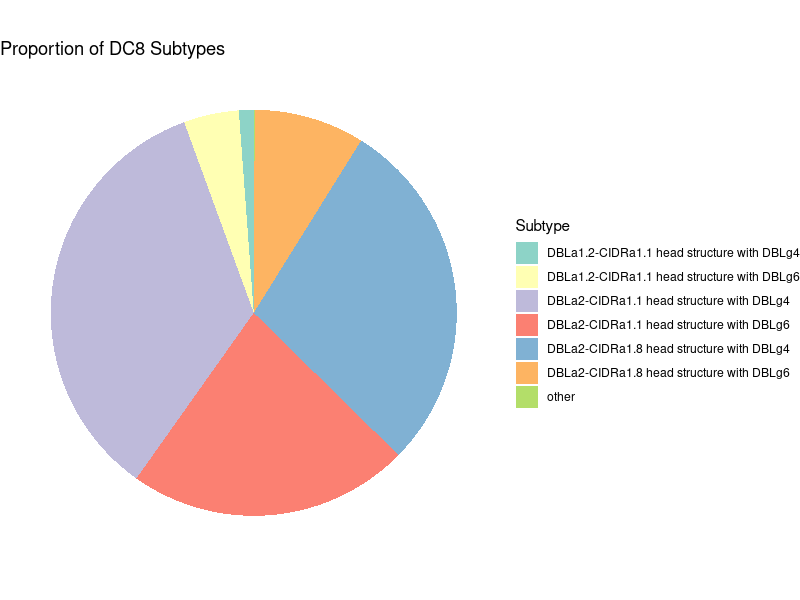
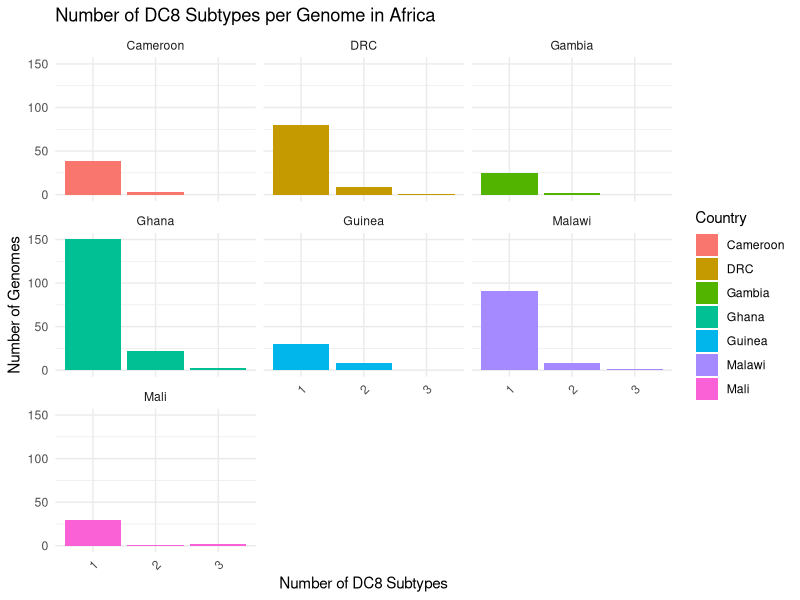
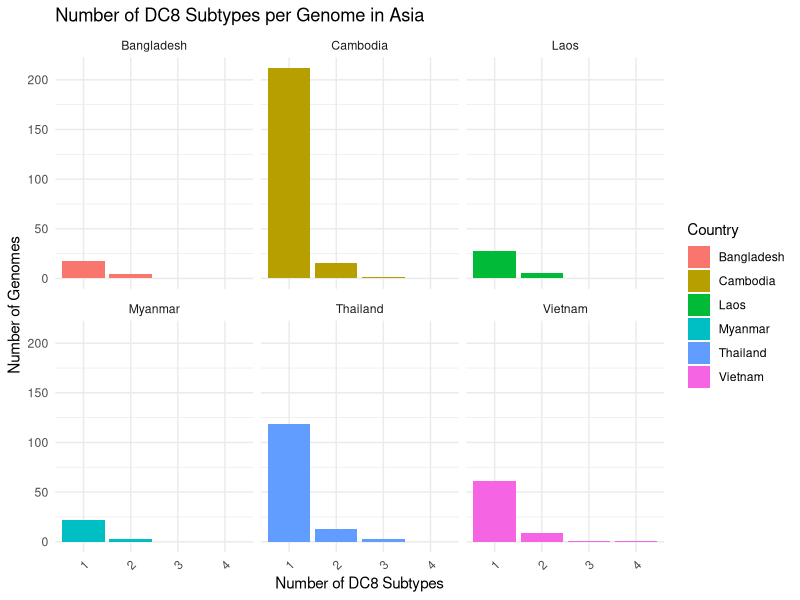
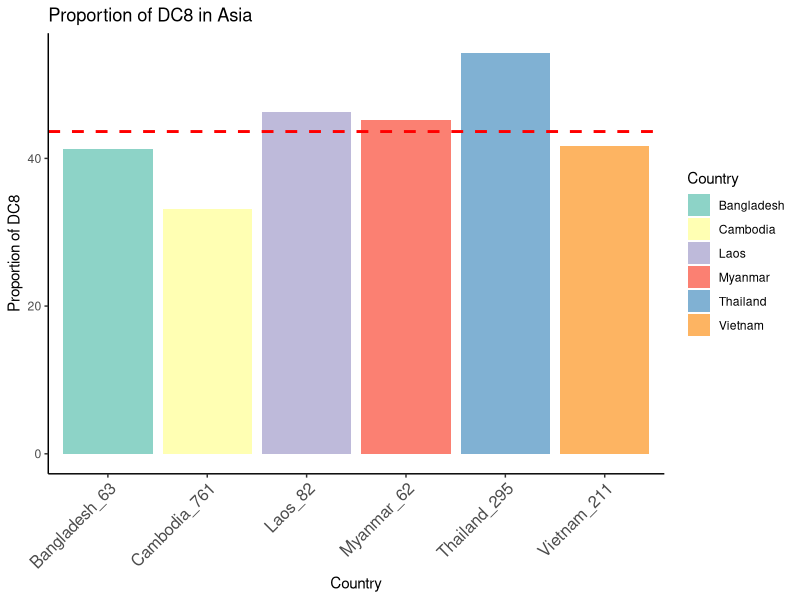
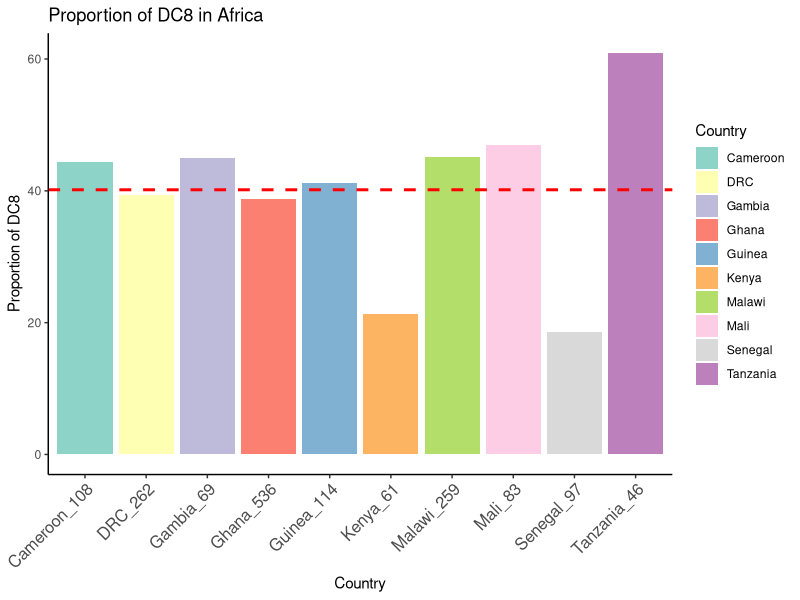
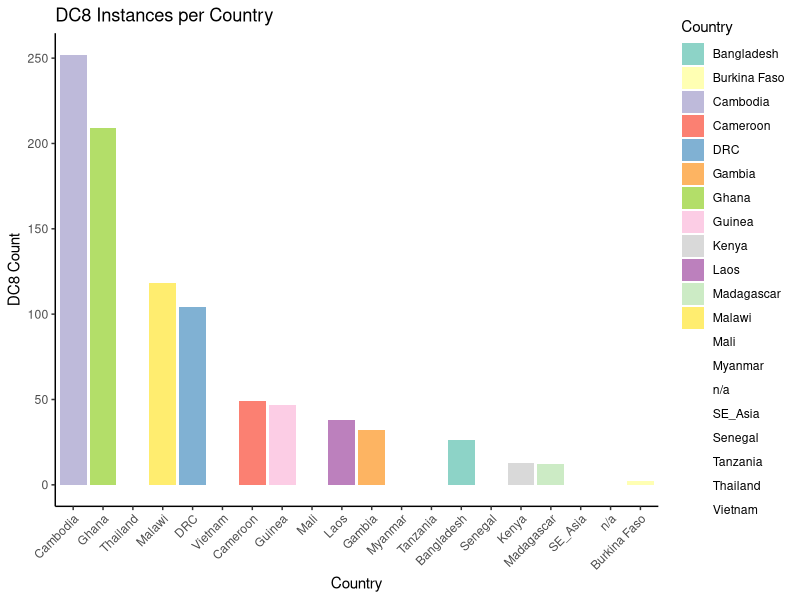

Here is the R script that generated these plots, in order:
# ---------------------------------------------
# Load Libraries
# ---------------------------------------------
if (!require("tidyverse")) install.packages("tidyverse")
if (!require("RColorBrewer")) install.packages("RColorBrewer")

library(tidyverse)
library(RColorBrewer)

# ---------------------------------------------
# Set Working Directory & Load Data
# ---------------------------------------------
setwd("~/Documents/Dissertation/Data/Unprocessed Data")

DC8data <- read_csv("normalised.fulldataset.DC8_metadata_genes.csv") %>%
  rename(Subtype = updated_Subtype)

allgenomes <- read_csv("all_genomes_metadata.csv")

# ---------------------------------------------
# Country Sample Size Summary
# ---------------------------------------------
country_sample_size <- allgenomes %>%
  count(Country, name = "Sample_Count")

# ---------------------------------------------
# Geographic Distribution of DC8 Samples
# ---------------------------------------------
DC8countries <- DC8data %>%
  count(Country, Continent, name = "count") %>%
  mutate(total = nrow(DC8data),
         percentage = (count / total) * 100)

# ---------------------------------------------
# Helper Function: Subtype Summary by Country
# ---------------------------------------------
summarise_subtypes_by_country <- function(data, country, total_rows) {
  data %>%
    filter(Country == country) %>%
    mutate(total_country_rows = n()) %>%
    group_by(Region, Subtype) %>%
    summarise(
      TotalN = n(),
      Percentage_Of_Overall = TotalN / total_rows * 100,
      Percentage_Of_Country = TotalN / unique(total_country_rows) * 100,
      Subtype_Count = n_distinct(Subtype),
      Subtypes = toString(unique(Subtype)),
      Genome_Count = n_distinct(Genome),
      Genomes = toString(unique(Genome)),
      .groups = "drop"
    )
}

Ghana_summary <- summarise_subtypes_by_country(DC8data, "Ghana", nrow(DC8data))
Cambodia_summary <- summarise_subtypes_by_country(DC8data, "Cambodia", nrow(DC8data))

# ---------------------------------------------
# Subtype Distribution (Overall)
# ---------------------------------------------
DC8subtypes <- DC8data %>%
  group_by(Subtype) %>%
  summarise(
    number = n(),
    TotalN = nrow(DC8data),
    percentage = (number / TotalN) * 100,
    genome_count = n_distinct(Genome),
    genomes = toString(unique(Genome)),
    .groups = "drop"
  )

ggplot(DC8subtypes, aes(x = "", y = percentage, fill = Subtype)) +
  geom_col(width = 1) +
  coord_polar(theta = "y") +
  theme_void() +
  labs(title = "Proportion of DC8 Subtypes") +
  scale_fill_brewer(palette = "Set3")

# ---------------------------------------------
# Subtypes per Genome - Filtered by Country Sample Size
# ---------------------------------------------
filter_genome_subtypes <- function(data, region_filter = NULL) {
  data %>%
    filter(if (!is.null(region_filter)) Continent == region_filter else TRUE) %>%
    group_by(Country, Genome) %>%
    summarise(Subtype_Count = n_distinct(Subtype), .groups = "drop") %>%
    add_count(Country, name = "country_genome_count") %>%
    filter(country_genome_count >= 20) %>%
    count(Country, Subtype_Count, name = "genomecount") %>%
    mutate(Subtype_Count = as.factor(Subtype_Count))
}

DC8_genomes_africa <- filter_genome_subtypes(DC8data, "Africa")
DC8_genomes_asia <- filter_genome_subtypes(DC8data, "Asia")

# ---------------------------------------------
# Plot: Subtypes per Genome by Region
# ---------------------------------------------
plot_subtype_per_genome <- function(data, region_name) {
  ggplot(data, aes(x = Subtype_Count, y = genomecount)) +
    geom_col(position = "dodge", aes(fill = Country)) +
    labs(
      title = paste("Number of DC8 Subtypes per Genome in", region_name),
      x = "Number of DC8 Subtypes",
      y = "Number of Genomes"
    ) +
    facet_wrap(~Country) +
    theme_minimal() +
    theme(axis.text.x = element_text(angle = 45, hjust = 1))
}

plot_subtype_per_genome(DC8_genomes_africa, "Africa")
plot_subtype_per_genome(DC8_genomes_asia, "Asia")

# ---------------------------------------------
# Subtype by Geography
# ---------------------------------------------
DC8SubtypeGeography <- DC8data %>%
  count(Subtype, Country, name = "count") %>%
  mutate(percentage = (count / nrow(DC8data)) * 100)

# ---------------------------------------------
# Age-Based Summary
# ---------------------------------------------
DC8Agedata <- DC8data %>%
  group_by(Year, Country) %>%
  summarise(
    Subtypes = toString(unique(Subtype)),
    Count = n(),
    .groups = "drop"
  ) %>%
  group_by(Year) %>%
  summarise(
    Countries = toString(unique(Country)),
    SubtypesByCountry = paste0(Country, ": ", Subtypes, collapse = "; "),
    TotalCountries = n_distinct(Country),
    TotalSubtypes = length(unique(unlist(strsplit(Subtypes, ", ")))),
    .groups = "drop"
  )

# ---------------------------------------------
# Proportion of DC8 Genomes in Asia & Africa
# ---------------------------------------------
calculate_proportion_plot <- function(region) {
  dc8_genomes <- DC8data %>%
    select(-Sample_ID, -Subtype) %>%
    distinct() %>%
    count(Continent, Country, name = "DC8genome_count") %>%
    filter(Continent == region, Country != "")
  
  total_genomes <- allgenomes %>%
    count(Continent, Country, name = "allgenomes_count") %>%
    filter(Continent == region)
  
  proportions <- dc8_genomes %>%
    inner_join(total_genomes, by = c("Continent", "Country")) %>%
    mutate(
      proportion = DC8genome_count / allgenomes_count * 100,
      label = paste(Country, allgenomes_count, sep = "_")
    ) %>%
    filter(allgenomes_count >= 20)
  
  average <- mean(proportions$proportion)
  
  ggplot(proportions, aes(x = label, y = proportion)) +
    geom_col(aes(fill = Country)) +
    geom_hline(yintercept = average, color = "red", linetype = "dashed", size = 1) +
    scale_fill_brewer(palette = "Set3") +
    theme_classic() +
    labs(title = paste("Proportion of DC8 in", region), x = "Country", y = "Proportion of DC8") +
    theme(axis.text.x = element_text(angle = 45, hjust = 1, size = 12))
}

calculate_proportion_plot("Asia")
calculate_proportion_plot("Africa")

# ---------------------------------------------
# Country-Level DC8 Counts
# ---------------------------------------------
ggplot(DC8countries, aes(x = reorder(Country, -count), y = count, fill = Country)) +
  geom_col() +
  scale_fill_brewer(palette = "Set3") +
  labs(title = "DC8 Instances per Country", x = "Country", y = "DC8 Count") +
  theme_classic() +
  theme(axis.text.x = element_text(angle = 45, hjust = 1))
